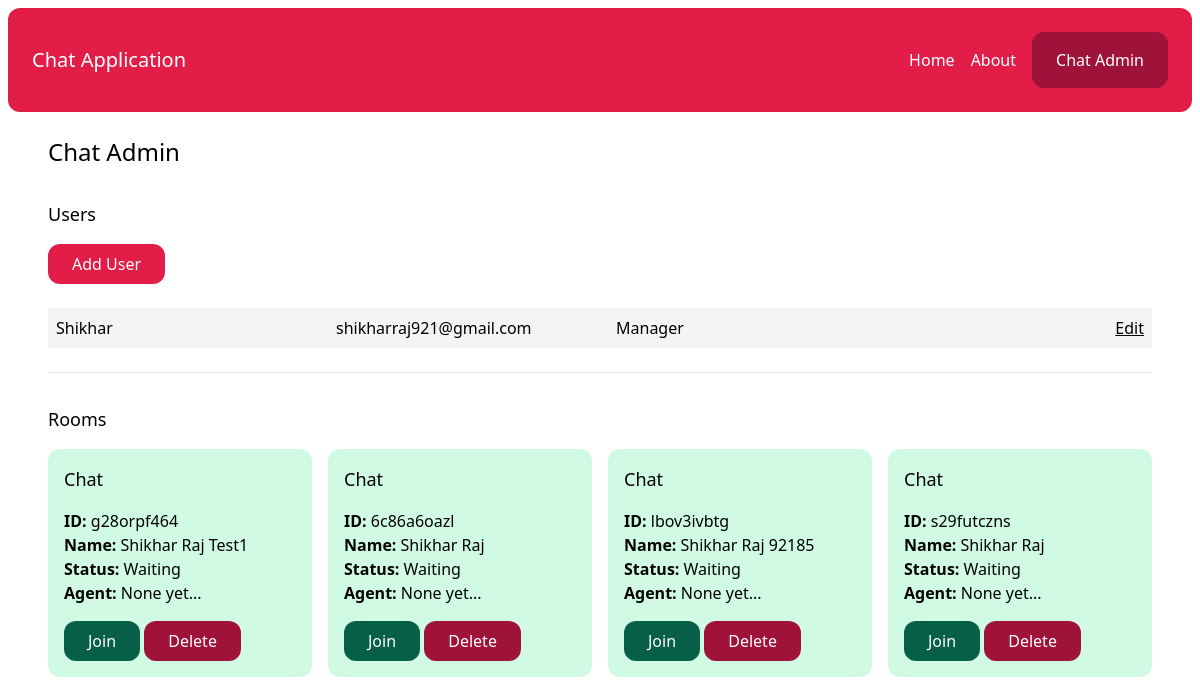
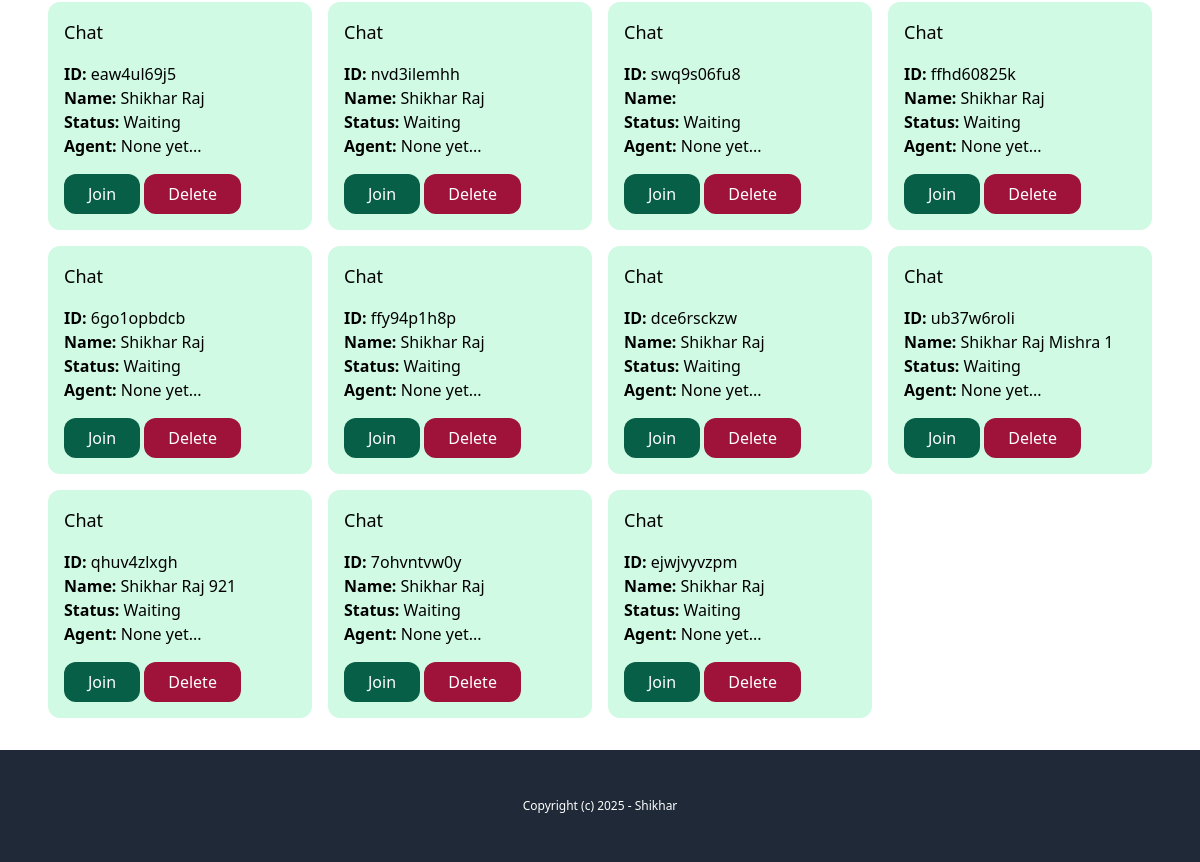
The app's page /chat-admin/ (signed in), older data (2 pictures, top to bottom).
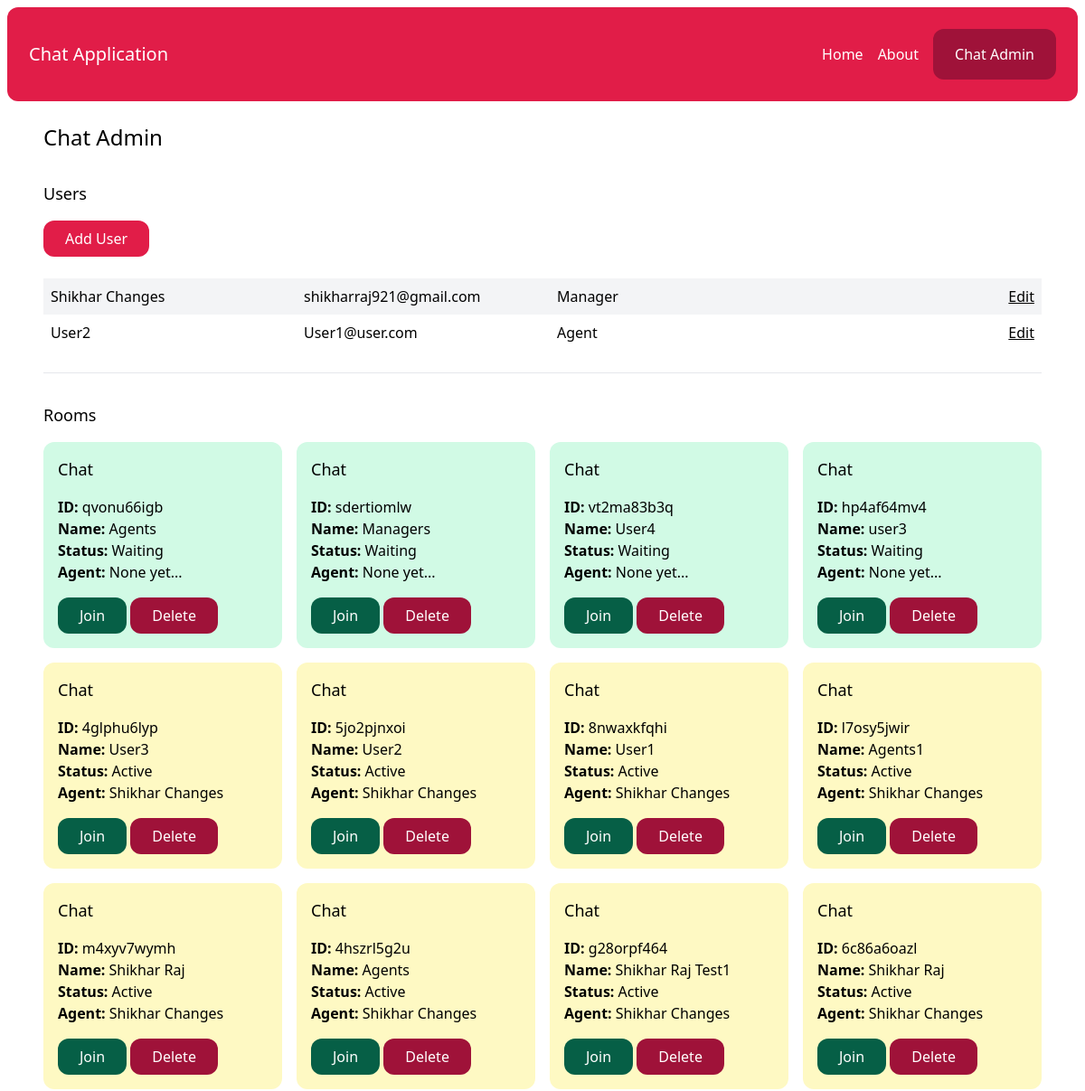
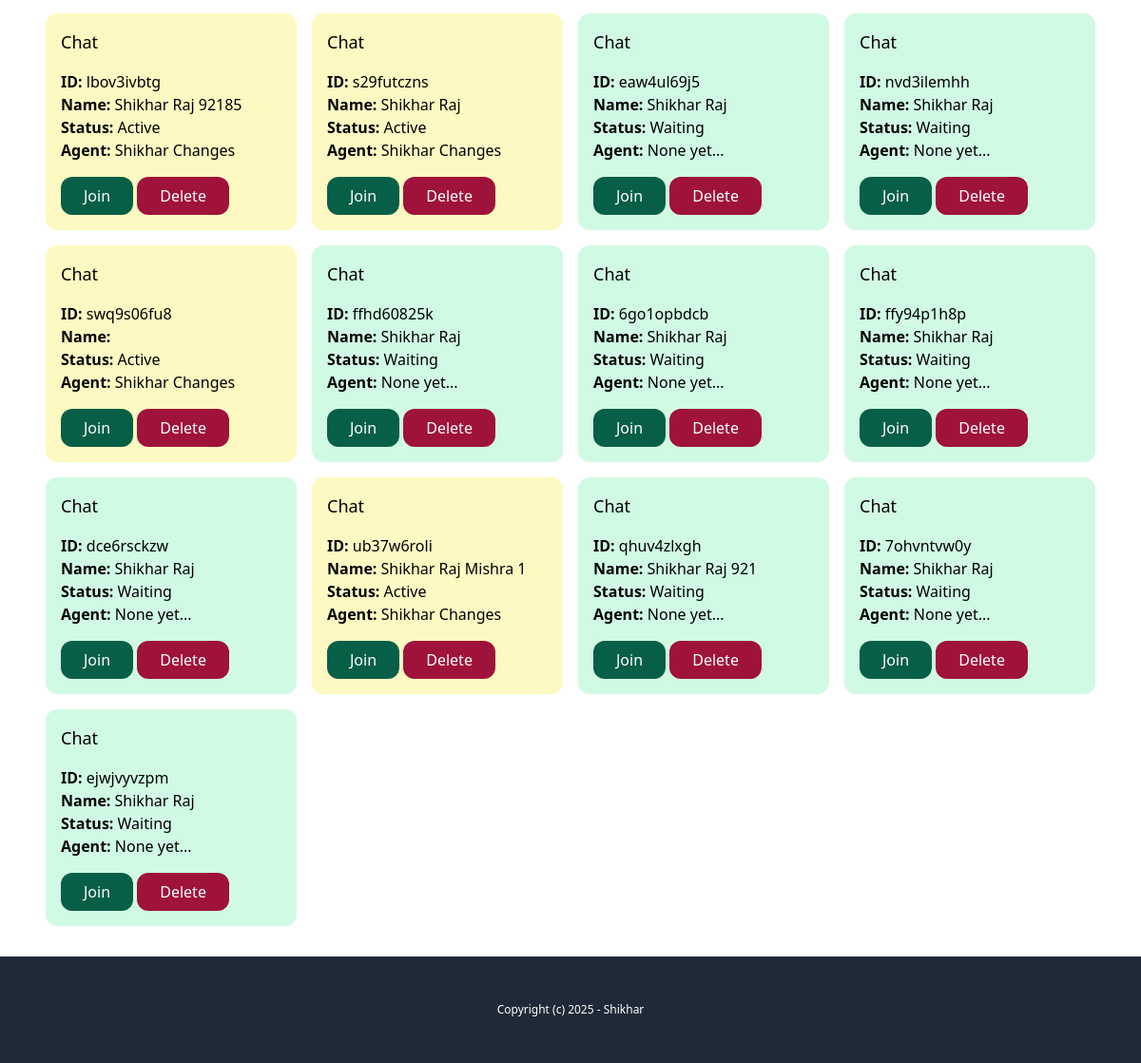
The same page, newer data (2 pictures, top to bottom).
### account/models.py (models this page shows)
class User(AbstractBaseUser, PermissionsMixin):
    AGENT = 'agent'
    MANAGER = 'manager'
    ROLES_CHOICES = (
        (AGENT, 'Agent'),
        (MANAGER, 'Manager'),
    )
    id = models.UUIDField(primary_key=True, default=uuid.uuid4, editable=False)
    email = models.EmailField(unique=True)
    name = models.CharField(max_length=255, blank=True, default='')
    role = models.CharField(max_length=20, choices=ROLES_CHOICES, default=AGENT)
    is_active = models.BooleanField(default=True)
    is_superuser = models.BooleanField(default=False)
    is_staff = models.BooleanField(default=False)
    date_joined = models.DateTimeField(default=timezone.now)
    last_login = models.DateTimeField(blank=True, null=True)
    objects = CustomUserManager()
    USERNAME_FIELD = 'email'
    EMAIL_FIELD = 'email'
    REQUIRED_FIELDS = ['name']

### chat/models.py (models this page shows, shortened)
class Room(models.Model):
    WAITING = 'waiting'
    ACTIVE = 'active'
    CLOSED = 'closed'
    CHOISES = (
        (WAITING, 'Waiting'),
        (ACTIVE, 'Active'),
        (CLOSED, 'Closed'),
    )
    uuid = models.CharField(max_length=255)
    client = models.CharField(max_length=255)
    agent = models.ForeignKey(User, related_name='rooms', blank=True, null=True, on_delete=models.SET_NULL)
    messages = models.ManyToManyField(Message, blank=True)
    url = models.CharField(max_length=255, blank=True, null=True)
    status = models.CharField(max_length=255, choices=CHOISES, default=WAITING)
    created_at = models.DateTimeField(auto_now_add=True)
    class Meta:
        ordering = ('-created_at',)

### chat/views.py (the view)
# urls.py: path("chat-admin/", views.admin, name="admin"),
@login_required
def admin(request):
    rooms = Room.objects.all()
    users = User.objects.filter(is_staff=True)
    return render(request, "chat/admin.html", {"rooms": rooms, "users": users})

### chat/templates/chat/admin.html
{% extends 'core/base.html' %}
{% block content %}
    <h1 class="text-2xl">Chat Admin</h1>
    {% if perms.user.add_user %}
        <div class="mt-8">
            <h2 class="mb-4 text-lg">Users</h2>
            <a href="{% url 'chat:add_user' %}" class="inline-block py-2 px-6 bg-rose-600 text-white rounded-xl">Add User</a>
            <div class="mt-6">
                {% for user in users %}
                    <div class="grid grid-cols-4 gap-4 py-2 {% cycle 'bg-gray-100' '' %}">
                        <p class="px-2">
                           <a href="{% url 'chat:user_detail' user.pk %}">{{ user.name }}</a>
                        </p>
                        <p class="px-2">{{ user.email }}</p>
                        <p class="px-2">{{ user.get_role_display }}</p>
                        <p class="px-2 text-right">
                            {% if perms.user.edit_user %}
                                <a href="{% url 'chat:edit_user' user.pk %}" class="underline">Edit</a>
                            {% endif %}
                        </p>
                    </div>
                {% endfor %}
            </div>
        </div>
    {% endif %}
    <hr class="my-6" />
    <div class="mt-8">
        <h2 class="mb-4 text-lg">Rooms</h2>
       {% include 'chat/partials/room_list.html' %}
    </div>
{% endblock %}

### chat/templates/chat/partials/room_list.html
<div class="grid grid-cols-4 gap-4">
  {% for room in rooms %}
  <div
    class="p-4 rounded-xl {% if room.status == 'waiting' %}bg-emerald-100{% elif room.status == 'active' %}bg-yellow-100{% else %}bg-gray-100{% endif %}"
  >
    <h3 class="mb-4 text-lg">Chat</h3>
    <p>
      <b>ID: </b>{{ room.uuid }}<br />
      <b>Name: </b>{{ room.client }}<br />
      <b>Status: </b>{{ room.get_status_display }}<br />
      <b>Agent: </b>{% firstof room.agent.name 'None yet...' %}<br />
    </p>
    <a
      href="{% url 'chat:room' room.uuid %}"
      class="mt-4 inline-block py-2 px-6 bg-emerald-800 text-white rounded-xl"
    >
      Join
    </a>
      <a
      href="{% url 'chat:delete_room' room.uuid %}"
      class="mt-4 inline-block py-2 px-6 bg-rose-800 text-white rounded-xl"
    >
      Delete
    </a>
  </div>
  {% endfor %}
</div>

Row changes from the older to the newer data that the page shows:
changed User "shikharraj921@gmail.com": name "Shikhar" → "Shikhar Changes"
added User: name "User2", email "User1@user.com", role "Agent"
added Room: uuid "qvonu66igb", client "Agents", status "Waiting", agent "None yet..."
added Room: uuid "sdertiomlw", client "Managers", status "Waiting", agent "None yet..."
added Room: uuid "vt2ma83b3q", client "User4", status "Waiting", agent "None yet..."
added Room: uuid "hp4af64mv4", client "user3", status "Waiting", agent "None yet..."
added Room: uuid "4glphu6lyp", client "User3", status "Active", agent.name "Shikhar Changes"
added Room: uuid "5jo2pjnxoi", client "User2", status "Active", agent.name "Shikhar Changes"
added Room: uuid "8nwaxkfqhi", client "User1", status "Active", agent.name "Shikhar Changes"
added Room: uuid "l7osy5jwir", client "Agents1", status "Active", agent.name "Shikhar Changes"
added Room: uuid "m4xyv7wymh", client "Shikhar Raj", status "Active", agent.name "Shikhar Changes"
added Room: uuid "4hszrl5g2u", client "Agents", status "Active", agent.name "Shikhar Changes"
changed Room "g28orpf464": status "Waiting" → "Active"; agent.name "None yet..." → "Shikhar Changes"
changed Room "6c86a6oazl": status "Waiting" → "Active"; agent.name "None yet..." → "Shikhar Changes"
changed Room "lbov3ivbtg": status "Waiting" → "Active"; agent.name "None yet..." → "Shikhar Changes"
changed Room "s29futczns": status "Waiting" → "Active"; agent.name "None yet..." → "Shikhar Changes"
changed Room "swq9s06fu8": status "Waiting" → "Active"; agent.name "None yet..." → "Shikhar Changes"
changed Room "ub37w6roli": status "Waiting" → "Active"; agent.name "None yet..." → "Shikhar Changes"
